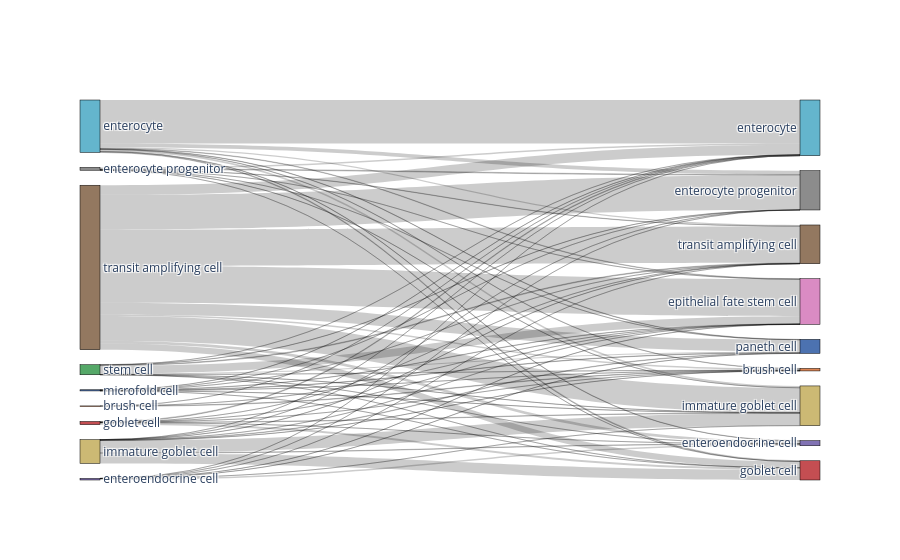

Notebook code for this chart:
### Code cell
adata_predicted_wo_unknown = adata_predicted.copy()
adata_predicted_wo_unknown = bc.subset_adata(adata_predicted_wo_unknown, adata_predicted_wo_unknown.obs.auto_annot != 'unknown', raw=False)
bc.pl.riverplot_2categories(adata_predicted_wo_unknown, [celltype_test, 'auto_annot'])

### Figure 1 — Plotly figure (JSON) as saved in the notebook; plotly's stock layout.template omitted (floating-point values rounded to 4 significant figures)
{"data": [{"link": {"source": [8, 8, 8, 8, 8, 8, 8, 8, 8, 2, 2, 2, 2, 2, 2, 2, 1, 1, 1, 1, 1, 1, 1, 1, 1, 5, 5, 5, 5, 5, 5, 5, 5, 5, 0, 0, 0, 4, 4, 4, 4, 4, 4, 4, 7, 7, 7, 7, 7, 7, 7, 7, 7, 3, 3, 3, 3, 3, 3, 3, 6, 6, 6, 6, 6, 6, 6, 6], "target": [15, 10, 11, 16, 12, 17, 9, 14, 13, 15, 10, 11, 16, 17, 14, 13, 15, 10, 11, 16, 12, 17, 9, 14, 13, 15, 10, 11, 16, 12, 17, 9, 14, 13, 10, 9, 13, 15, 10, 12, 17, 9, 14, 13, 15, 10, 11, 16, 12, 17, 9, 14, 13, 15, 10, 11, 16, 12, 17, 13, 15, 10, 11, 16, 17, 9, 14, 13], "value": [4408, 1705, 6133, 2078, 489, 6459, 259, 1090, 6545, 21, 263, 128, 5, 57, 14, 11, 318, 7719, 667, 65, 59, 192, 54, 138, 83, 2183, 2, 4, 78, 68, 24, 12, 1815, 32, 1, 96, 1, 72, 136, 1, 1, 2, 348, 1, 17, 20, 25, 183, 22, 129, 13, 2, 1370, 2, 1, 1, 6, 265, 1, 1, 23, 29, 7, 71, 6, 14, 5, 52]}, "node": {"color": ["#dd8452", "#64b5cd", "#8c8c8c", "#8172b3", "#c44e52", "#ccb974", "#4c72b0", "#55a868", "#937860", "#dd8452", "#64b5cd", "#8c8c8c", "#8172b3", "#da8bc3", "#c44e52", "#ccb974", "#4c72b0", "#937860"], "label": ["brush cell", "enterocyte", "enterocyte progenitor", "enteroendocrine cell", "goblet cell", "immature goblet cell", "microfold cell", "stem cell", "transit amplifying cell", "brush cell", "enterocyte", "enterocyte progenitor", "enteroendocrine cell", "epithelial fate stem cell", "goblet cell", "immature goblet cell", "paneth cell", "transit amplifying cell"], "line": {"color": "black", "width": 0.5}, "pad": 15, "thickness": 20}, "type": "sankey"}], "layout": {}}
